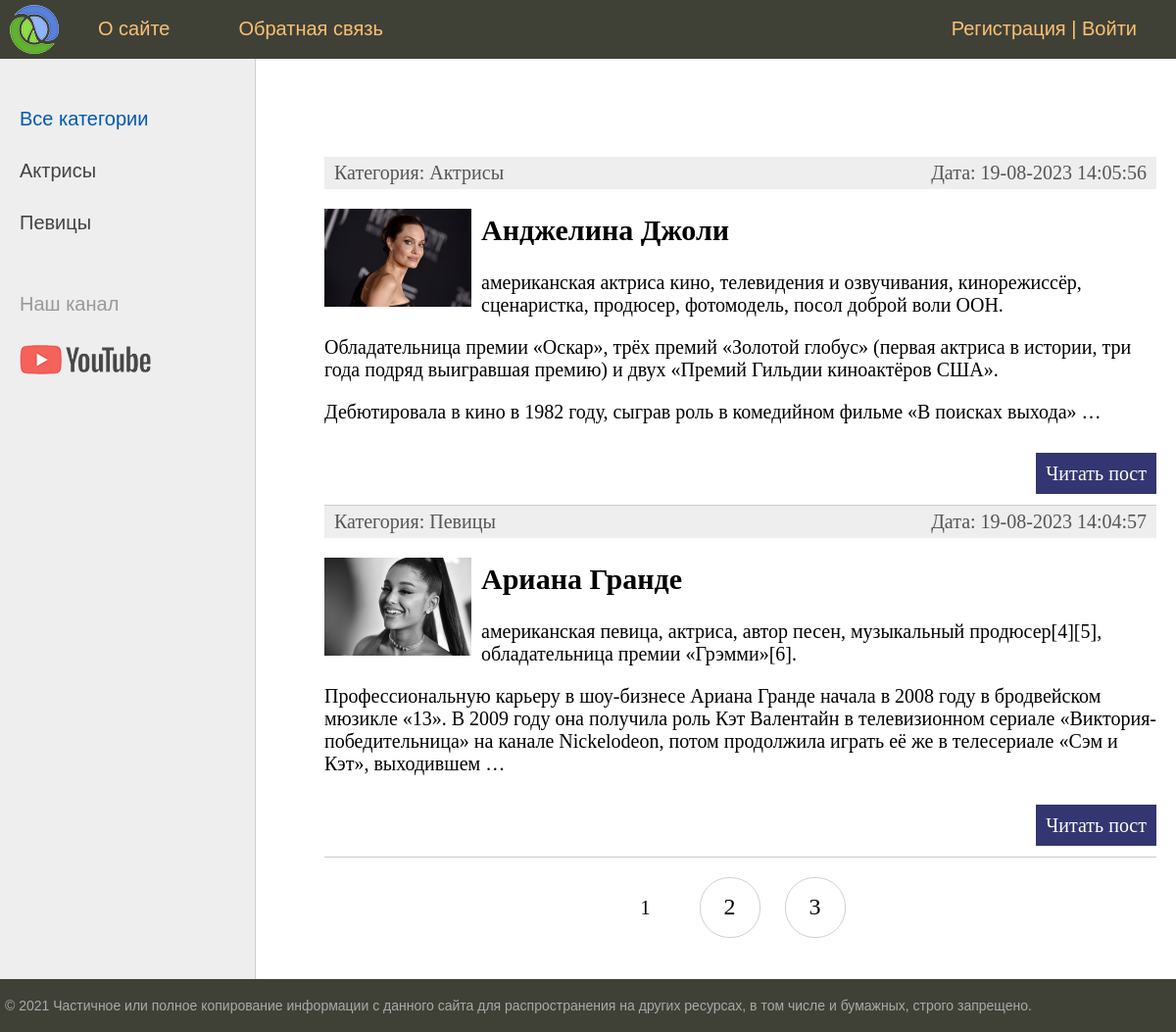
The page / on the database its author committed.
### women/models.py (models this page shows, shortened)
class Category(models.Model):
    name = models.CharField(max_length=100, db_index=True)
    slug = models.SlugField(max_length=255, unique=True, db_index=True, verbose_name="URL")
    def __str__(self):
        return self.name
    def get_absolute_url(self):
        return reverse('cat', kwargs={'cat_slug': self.slug})
    class Meta:
        verbose_name = 'Категория'
        verbose_name_plural = 'Категории'
        ordering = ['id']

class Women(models.Model):
    title = models.CharField(max_length=255)
    slug = models.SlugField(max_length=255, unique=True, db_index=True, verbose_name="URL")
    content = models.TextField(blank=True)
    photo = models.ImageField(upload_to="photos/%Y/%m/%d/")
    time_create = models.DateTimeField(auto_now_add=True)
    time_update = models.DateTimeField(auto_now=True)
    is_published = models.BooleanField(default=True)
    cat = models.ForeignKey('Category', on_delete=models.PROTECT, null=True)
    def get_absolute_url(self):
        return reverse('post', kwargs={'post_slug': self.slug})
    class Meta:
        verbose_name = 'Известные женщины'
        verbose_name_plural = 'Известные женщины'
        ordering = ['title']

### women/views.py (the view)
# urls.py: path('', WomenHome.as_view(), name='home'),
class WomenHome(DataMixin, ListView):
    model = Women # создает коллекцию записей objects list
    template_name = 'women/index.html'
    context_object_name = 'posts' # вместо objects list контекст
    def get_context_data(self, *, object_list=None, **kwargs): # Динамический контекст для передачи динамического массива
        context = super().get_context_data(**kwargs) # берем существующий контекст
        c_def = self.get_user_context(title="Главная страница")
        return dict(list(context.items()) + list(c_def.items())) # Объединение в общий контекст двух словарей (две верхние строчки)
    def get_queryset(self): # возвращает то, что должно быть прочитано из модели women на первой строке класса
        return Women.objects.filter(is_published=True).select_related('cat')

### women/templatetags/women_tags.py (called while the page is built)
@register.simple_tag(name="get_cats") #simple tag Возвращает коллекцию
def get_categories(filter=None):
    if not filter:
        return Category.objects.all()
    else:
        return Category.objects.filter(pk=filter)

@register.inclusion_tag('women/list_categories.html') # inclusion tag Включающий тег. Возвращает фрагмент шаблона
def show_categories(sort=None, cat_selected=0):
    if not sort:
        cats = Category.objects.all()
    else:
        cats = Category.objects.order_by(sort)
    return {"cats": cats, "cat_selected": cat_selected}

### women/utils.py (called while the page is built)
    def get_user_context(self, **kwargs):
        context = kwargs
        cats = cache.get('cats')
        cats = Category.objects.all()
        user_menu = menu.copy()
        if not self.request.user.is_authenticated:
            user_menu.pop(1)
        context['menu'] = user_menu
        context['cats'] = cats
        if 'cat_selected' not in context:
            context['cat_selected'] = 0
        return context

### women/templates/women/index.html (shortened to what this page needs)
{% extends 'women/base.html' %}
{% load women_tags %}
{% block content %}
<ul class="list-articles">
	{% for p in posts %}
	       <li><div class="article-panel">
	<p class="first">Категория: {{p.cat}}</p>
	<p class="last">Дата: {{p.time_update|date:"d-m-Y H:i:s"}}</p>
</div>
{% if p.photo %}
    <p><img class = "img-article-left thumb" src="{{p.photo.url}}"></p>
{% endif %}
			<h2>{{p.title}}</h2>
	{% autoescape on %}
	{{p.content|linebreaks|truncatewords:50}}
	{% endautoescape %}
			<p class="link-read-post"><a href="{{ p.get_absolute_url }}">Читать пост</a></p>
			</li>
	{% endfor %}
</ul>
{% endblock %}

### women/templates/women/base.html (shortened to what this page needs)
{% load static %}
{% load women_tags %}
<!DOCTYPE html>
<html>
<head>
	<link type="text/css" href="{% static 'women/css/style.css' %}" rel="stylesheet" />
</head>
<body>
<table class="table-page" border=0 cellpadding="0" cellspacing="0">
<tr><td valign=top>
{% block mainmenu %}
		<div class="header">
			<ul id="mainmenu" class="mainmenu">
			<li class="logo"><a href="{% url 'home' %}"><div class="logo"></div></a></li>
{% for m in menu %}
			<li><a href="{% url m.url_name %}">{{m.title}}</a></li>
{% endfor %}
				{% if request.user.is_authenticated %}
				<li class="last">{{ user.username }} | <a href="{% url 'logout' %}">Выйти</a></li>
				{% else %}
				<li class="last"><a href="{% url 'register' %}">Регистрация</a> | <a href="{% url 'login' %}">Войти</a></li>
				{% endif %}
			</ul>
		</div>
{% endblock mainmenu %}
<table class="table-content" border=0 cellpadding="0" cellspacing="0">
<tr>
	{% load cache %}
	<td valign="top" class="left-chapters">
	<ul id="leftchapters">
{% if cat_selected == 0 %}
		<li class="selected">Все категории</li>
{% else %}
		<li>{% show_main %}Все категории</a></li>
{% endif %}
{% for c in cats %}
	{% if c.slug == cat_selected %}
		<li class="selected">{{c.name}}</li>
	{% else %}
		<li><a href="{{ c.get_absolute_url }}">{{c.name}}</a></li>
	{% endif %}
{% endfor %}
		<li class="share">
		<p>Наш канал</p>
		<a class="share-yt" href="https://www.youtube.com/channel/UClJzWfGWuGJL2t-3dYKcHTA/playlists" target="_blank" rel="nofollow"></a>
		</li>
	</ul>
</td>
<td valign="top" class="content">
	<div class="content-text">
{% block content %}
{% endblock %}
{% if page_obj.has_other_pages %}
<nav class="list-pages">
	<ul>
		{% for p in paginator.page_range %}
        {% if page_obj.number == p %}
		<li class="page-num page-num-selected">{{ p }}</li>
		{% elif p >= page_obj.number|add:-2 and p <= page_obj.number|add:2 %}
		<li class="page-num">
			<a href="?page={{ p }}">{{ p }}</a>
		</li>
		{% endif %}
		{% endfor %}
	</ul>
</nav>
{% endif %}
</div>
</td></tr></table>
</td></tr>
<tr><td valign=top>
	<div id="footer">
		<p>&copy; 2021 Частичное или полное копирование информации с данного сайта для распространения на других ресурсах, в том числе и бумажных, строго запрещено.</p>
	</div>
</td></tr></table>
</body>
</html>

### women/static/women/css/style.css (style rules this page uses)
html, body { font-family: 'Arial'; margin: 0; padding: 0; height: 100%; width: 100%; color: #444; }
a { color: #0059b2; text-decoration: none; }
img { max-width: 600px; height: auto; }
img.img-article-left { max-width: 300px; height: auto; float: left; padding: 0 10px 10px 0; }
img.img-article-left.thumb { max-width: 150px; height: auto; }
p.link-read-post { text-align: right; }
p.link-read-post a { padding: 10px; min-width: 100px; background: #333671; color: #fff; text-decoration: none; }
div.article-panel { background: #eee; padding: 5px 10px 5px 10px; box-sizing: border-box; overflow: hidden; color: #555; }
div.article-panel p.first { margin: 0; float: left; }
div.article-panel p.last { margin: 0; float: right; }
ul.list-articles { list-style: none; margin: 0; padding: 0; }
ul.list-articles li { border-bottom: 1px solid #ccc; }
.table-page { width: 100%; height: 100%; vertical-align: top; }
.table-page tr { height: 100%; }
.header { background: #3F4137; height: 60px; }
.logo { background: url('../images/logo.png') no-repeat 10px 5px; width: 70px; height: 60px; }
ul.mainmenu { list-style: none; margin: 0; padding: 0; height: 60px; color: #fdc073; font-size: 20px; overflow: hidden; }
ul.mainmenu li { float: left; margin: 18px 40px 0 30px; }
ul.mainmenu li.logo { margin: 0; }
ul.mainmenu li.last { float: right; }
ul.mainmenu li a { color: #fdc073; text-decoration: none; }
.table-content { width: 100%; min-height: 100%; height: 100%; }
.left-chapters { margin: 0; background: #eee; border-right: 1px solid #ccc; min-height: 100%; }
.left-chapters ul { width: 230px; min-height: 100%; margin: 0; padding: 20px 10px 10px 20px; list-style: none; font-size: 20px; }
.left-chapters ul li { margin: 30px 0 0 0; color: #999; }
.left-chapters ul li.selected { color: #0059b2; }
.left-chapters ul li a { color: #444; text-decoration: none; }
.left-chapters ul li.share { margin: 60px 0 0 0; }
.left-chapters ul li.share p { margin: 30px 0 30px 0; }
.left-chapters ul li.share a { display: inline-block; width: 40px; height: 40px; margin: 0 20px 0 0; }
.left-chapters ul li.share a.share-yt { width: 100%; height: 30px; background: url('../images/share_yt.png') no-repeat 0 0 }
.content { padding: 40px 20px 20px 40px; width: 100%; box-sizing: border-box; }
.content-text { margin: 60px 0 0 30px; color: #000; font-size: 20px; font-family: Yandex Sans Display Light; }
#footer { box-sizing: border-box; background: #3F4137; padding: 5px; color: #aaa; font-size: 14px; font-family: Verdana, Geneva, Arial, Helvetica; text-align: left; overflow: hidden; }
.list-pages { text-align: center; margin: 0 0 20px 0; }
.list-pages ul { margin: 20px 0 0 0; padding: 0; list-style: none; }
.list-pages ul li { display: inline-block; margin: 0 20px 0 0; }
.list-pages a { color: #000; font-size: 24px; text-decoration: none; }
.list-pages .page-num, .page-num-selected { display: inline-block; width: 60px; height: 44px; padding: 16px 0 0 0; border: 1px solid #d0d0d0; border-radius: 30px; }
.list-pages .page-num-selected { border: none; color: #000; font-size: 20px; }

### rows shown on the page
Category: name "Актрисы"
Category: name "Певицы"
Women: cat "Актрисы", time_update "19-08-2023 14:05:56", photo (picture), title "Анджелина Джоли", content "американская актриса кино, телевидения и озвучивания, кинорежиссёр, сценаристка, продюсер, фотомодель, посол доброй воли ООН. Обладательница премии «Оскар», трёх премий «Золотой глобус» (первая актриса в истории, три года подряд выигравшая премию) и двух «Премий Гильдии киноактёров США». Дебютировала в кино в 1982 году, сыграв роль в комедийном фильме «В поисках выхода» …"
Women: cat "Певицы", time_update "19-08-2023 14:04:57", photo (picture), title "Ариана Гранде", content "американская певица, актриса, автор песен, музыкальный продюсер[4][5], обладательница премии «Грэмми»[6]. Профессиональную карьеру в шоу-бизнесе Ариана Гранде начала в 2008 году в бродвейском мюзикле «13». В 2009 году она получила роль Кэт Валентайн в телевизионном сериале «Виктория-победительница» на канале Nickelodeon, потом продолжила играть её же в телесериале «Сэм и Кэт», выходившем …"

### other values the page prints
{{ m.title }} "О сайте" "Обратная связь"
{{ p }} "1"
{{ p }} "2" "3"
